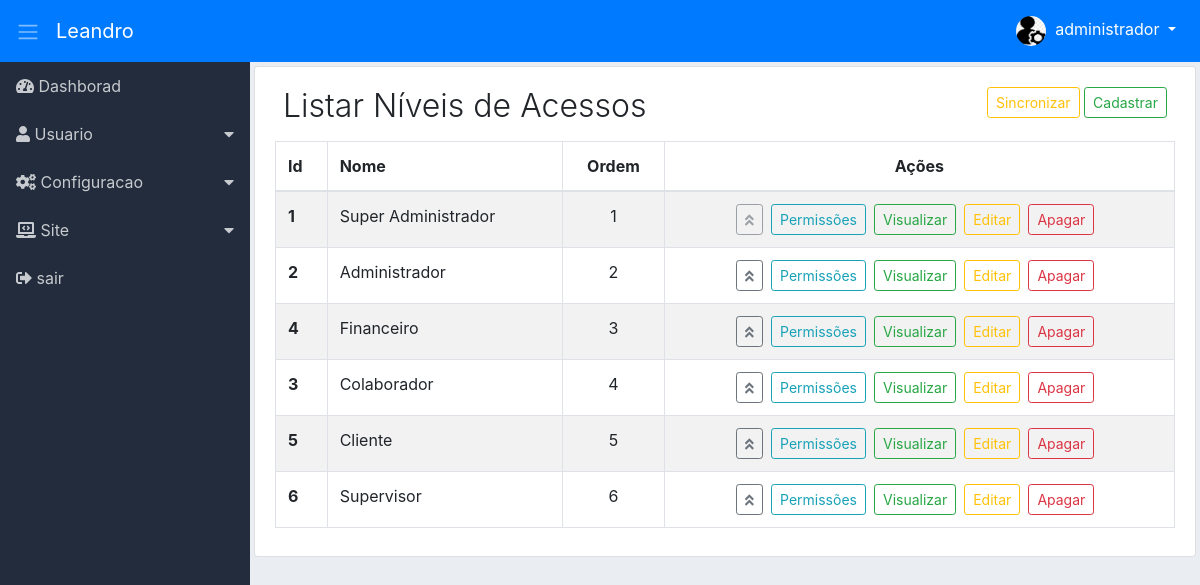
/adm/access-level/list-access (signed in), run on the app's committed database.
### tables this page shows
CREATE TABLE `adms_niveis_acessos_paginas` (
  `id` int(11) NOT NULL,
  `permissao` int(11) NOT NULL,
  `ordem` int(11) NOT NULL,
  `dropdown` int(11) NOT NULL DEFAULT 2,
  `lib_menu` int(11) NOT NULL DEFAULT 2,
  `adms_menu_id` int(11) NOT NULL DEFAULT 4,
  `adms_niveis_acesso_id` int(11) NOT NULL,
  `adms_pagina_id` int(11) NOT NULL,
  `created` datetime NOT NULL,
  `modified` datetime DEFAULT NULL
);

CREATE TABLE `adms_menus` (
  `id` int(11) NOT NULL,
  `nome` varchar(220) NOT NULL,
  `icone` varchar(40) NOT NULL,
  `ordem` int(11) NOT NULL,
  `adms_situacao_id` int(11) NOT NULL,
  `created` datetime NOT NULL,
  `modified` datetime DEFAULT NULL
);

CREATE TABLE `adms_niveis_acessos` (
  `id` int(11) NOT NULL,
  `nome` varchar(50) NOT NULL,
  `ordem` int(11) NOT NULL,
  `created` datetime NOT NULL,
  `modified` datetime DEFAULT NULL
);

### adm/module/administrative/Controllers/AccessLevel.php (called while the page is built, shortened)
<?php
class AccessLevel
{
    private $dados;
    public function listAccess($pageId = null)
    {
        $this->pageId = (int) $pageId ? $pageId : 1;
        $button = [
            'cadAcess' => [
                'menu_controller' => 'register-level-access',
                'menu_metodo' => 'register-access'],
            'viewAcess' => [
                'menu_controller' => 'view-level-access',
                'menu_metodo' => 'detail-access'],
            'editAcess' => [
                'menu_controller' => 'edit-level-access',
                'menu_metodo' => 'edit-access'],
            'deleteAcess' => [
                'menu_controller' => 'delete-level-access',
                'menu_metodo' => 'remove-acess'],
            'ordemLevelAcess' => [
                'menu_controller' => 'modify-order-access',
                'menu_metodo' => 'modify-orderAcc'],
            'listPermission' => [
                'menu_controller' => 'permission',
                'menu_metodo' => 'list-permission'],
            'synchronizePerm' => [
                'menu_controller' => 'synchronize-level-access-page',
                'menu_metodo' => 'synchronize-access-pg']
        ];
        $listButton = new \Module\administrative\Models\AdmsButton();
        $this->dados['buttonAcesso'] = $listButton->validateButton($button);
        $listMenu = new \Module\administrative\Models\AdmsMenu();
        $this->dados['menu'] = $listMenu->itemMenu();
        $listNivAce = new \Module\administrative\Models\AdmsAccessLevel();
        $this->dados['listNivAc'] = $listNivAce->listStatusAccess($this->pageId);
        $this->dados['pagination'] = $listNivAce->getResultPage();
        $loadView = new \Config\ConfigView("administrative/Views/levelAccess/listAccessLevel", $this->dados);
        $loadView->renderView();
    }
}

### adm/module/administrative/Models/helper/AdmsRead.php (called while the page is built, shortened)
<?php
class AdmsRead extends AdmsConn
{
    private $select;
    private $values;
    private $result;
    private $query;
    function getResult()
    {
        return $this->result;
    }
    public function fullRead($query, $parseString = null)
    {
        $this->select = (string) $query;
        if (!empty($parseString)) {
            parse_str($parseString, $this->values);
        }
        $this->exeInstruction();
    }
    private function exeInstruction()
    {
        $this->conection();
        try {
            $this->getInstruction();
            $this->query->execute();
            $this->result = $this->query->fetchAll();
        } catch (Exception $exc) {
            $this->result = null;
        }
    }
    private function conection()
    {
        $this->conn = parent::getConn();
        $this->query = $this->conn->prepare($this->select);
        $this->query->setFetchMode(PDO::FETCH_ASSOC);
    }
    private function getInstruction()
    {
        if ($this->values) {
            foreach ($this->values as $Link => $Valor) {
                if ($Link == 'limit' || $Link == 'offset') {
                    $Valor = (int) $Valor;
                }
                $this->query->bindValue(":{$Link}", $Valor,
                        (is_int($Valor) ? PDO::PARAM_INT : PDO::PARAM_STR));
            }
        }
    }
}

### adm/module/administrative/Models/helper/AdmsConn.php (called while the page is built, shortened)
<?php
class AdmsConn
{
    public static $host = HOST;
    public static $Uuser = USER;
    public static $pass = PASS;
    public static $dbname = DBNAME;
    private static $connect = null;
    private static function connect()
    {
        try {
            if (self::$connect == null) {
                self::$connect = new PDO('mysql:host=' .self::$host . ';dbname='
                . self::$dbname, self::$Uuser, self::$pass);
            }
        } catch (Exception $exc) {
            echo 'mensagem: ' . $exc->getMessage();
            die;
        }
        return self::$connect;
    }
    public function getConn()
    {
        return self::connect();
    }
}

### adm/module/administrative/Models/AdmsMenu.php (called while the page is built, shortened)
<?php
class AdmsMenu
{
    public function itemMenu()
    {
        $listMenu = new \Module\administrative\Models\helper\AdmsRead();
        $listMenu->fullRead(
                "SELECT
                    nivpg.dropdown,
                    men.id id_menu,
                    men.nome nome_menu,
                    men.icone icone_menu,
                    pg.id id_pg,
                    pg.menu_controller pg_controller,
                    pg.menu_metodo pg_metodo,
                    pg.nome_pagina pg_nome,
                    pg.icone pg_icon
                FROM
                    adms_niveis_acessos_paginas nivpg
                INNER JOIN
                    adms_menus men
                    ON men.id = nivpg.adms_menu_id
                INNER JOIN
                    adms_paginas pg
                    ON pg.id = nivpg.adms_pagina_id
                WHERE
                    nivpg.adms_niveis_acesso_id =:adms_niveis_acesso_id
                    AND nivpg.permissao =:permissao
                    AND nivpg.lib_menu =:lib_menu
                ORDER BY
                    men.ordem, nivpg.ordem ASC",
                "adms_niveis_acesso_id=" . $_SESSION['userAccessLevel'] . "&permissao=1&lib_menu=1");
        $this->result = $listMenu->getResult();
        return $this->result;
    }
}

### adm/module/administrative/Models/AdmsAccessLevel.php (called while the page is built, shortened)
<?php
class AdmsAccessLevel
{
    private $limitResult = 10;
    public function listStatusAccess($pageId = null)
    {
        $this->pageId = (int) $pageId;
        $pagination = new \Module\administrative\Models\helper\AdmsPagination(URLADM . 'access-level/list-access');
        $pagination->condition($this->pageId, $this->limitResult);
        $pagination->pagination(
                "SELECT COUNT(id) numResult
                FROM adms_niveis_acessos
                WHERE ordem >=:ordem",
                "ordem=" . $_SESSION['userOrdemAcesso']);
        $listAccess = new \Module\administrative\Models\helper\AdmsRead();
        $listAccess->fullRead(
                "SELECT id, nome, ordem
                FROM adms_niveis_acessos
                WHERE ordem >=:ordem
                ORDER BY ordem ASC
                LIMIT :limit
                OFFSET :offset",
                "ordem=" . $_SESSION['userOrdemAcesso']
                . "&limit={$this->limitResult}&offset={$pagination->getOffSet()}");
        $this->result = $listAccess->getResult();
        return $this->result;
    }
}

### adm/module/administrative/Models/helper/AdmsPagination.php (called while the page is built, shortened)
<?php
class AdmsPagination
{
    private $limitResult;
    private $offSet;
    private $result;
    function getResult()
    {
        return $this->result;
    }
    function getOffSet()
    {
        return $this->offSet;
    }
    public function condition($page, $limitResult)
    {
        $this->page = (int) $page ? $page : 1;
        $this->limitResult = (int) $limitResult;
        $this->offSet = ($this->page * $this->limitResult) - $this->limitResult;
    }
    public function pagination($query, $parseString = null)
    {
        $this->query = (string) $query;
        $this->parseString = (string) $parseString;
        $count = new \Module\administrative\Models\helper\AdmsRead();
        $count->fullRead($this->query, $this->parseString);
        $this->resultDb = $count->getResult();
        if ($this->resultDb[0]['numResult'] > $this->limitResult) {
            $this->instructionPagination();
        } else {
            $this->result = null;
        }
    }
}

### adm/module/administrative/Views/levelAccess/listAccessLevel.php (the view, shortened to what this page needs)
<div class="content p-1">
    <div class="list-group-item">
        <div class="d-flex">
            <div class="mr-auto p-2">
                <h2 class="display-4 titulo">Listar Níveis de Acessos</h2>
            </div>
            <div class="p-2">
                <span class="d-none d-md-block">
                    <?php
                    if ($this->dados['buttonAcesso']['synchronizePerm']) {
                        echo "<a href='" . URLADM . "synchronize-level-access-page/synchronize-access-pg'
                                 class='btn btn-outline-warning btn-sm'>
                                    Sincronizar
                              </a> ";
                    }
                    if ($this->dados['buttonAcesso']['cadAcess']) {
                        echo "<a href='" . URLADM . "register-level-access/register-access'
                                 class='btn btn-outline-success btn-sm'>
                                    Cadastrar
                              </a> ";
                    }
                    ?>
                </span>
            </div>
        </div>
        <div class="table-responsive">
            <table class="table table-hover table-striped table-bordered">
                <thead>
                    <tr>
                        <th>Id</th>
                        <th>Nome</th>
                        <th class="d-none d-sm-table-cell text-center">Ordem</th>
                        <th class="text-center">Ações</th>
                    </tr>
                </thead>
                <tbody>
                    <?php
                    $qtnLinhaEx = 1;
                    foreach ($this->dados['listNivAc'] as $nivAcc) {
                        extract($nivAcc);
                        ?>
                        <tr>
                            <th><?php echo $id; ?></th>
                            <td><?php echo $nome; ?></td>
                            <td class="d-none d-sm-table-cell text-center"><?php echo $ordem ?></td>
                            <td class="text-center">
                                <span class="d-none d-md-block">
                                    <?php
                                    if ($qtnLinhaEx <= 2) {
                                        if ($this->dados['buttonAcesso']['ordemLevelAcess']) {
                                            echo "<button class='btn btn-outline-secondary btn-sm mr-2 disabled'
                                                          title='Não permitido alterar ordem do nível de acesso'>
                                                     <i class='fas fa-angle-double-up'></i>
                                                  </button>";
                                        }
                                    } else {
                                        if ($this->dados['buttonAcesso']['ordemLevelAcess']) {
                                            echo "<a href='" . URLADM . "modify-order-access/modify-orderAcc/$id'
                                                     class='btn btn-outline-secondary btn-sm mr-2'
                                                     title='Alterar ordem do nível de acesso'>
                                                        <i class='fas fa-angle-double-up'></i>
                                                  </a>";
                                        }
                                    }
                                    $qtnLinhaEx++;
                                    if ($this->dados['buttonAcesso']['listPermission']) {
                                        echo "<a href='" . URLADM . "permission/list-permission/1?level=$id'
                                            class='btn btn-outline-info btn-sm mr-2'>Permissões
                                         </a>";
                                    }
                                    if ($this->dados['buttonAcesso']['viewAcess']) {
                                        echo "<a href='" . URLADM . "view-level-access/detail-access/$id'
                                            class='btn btn-outline-success btn-sm mr-2'>Visualizar
                                         </a>";
                                    }
                                    if ($this->dados['buttonAcesso']['editAcess']) {
                                        echo "<a href='" . URLADM . "edit-level-access/edit-access/$id'
                                            class='btn btn-outline-warning btn-sm mr-2'>Editar
                                         </a>";
                                    }
                                    if ($this->dados['buttonAcesso']['deleteAcess']) {
                                        echo "<a href='" . URLADM . "delete-level-access/remove-acess/$id'
                                            class='btn btn-outline-danger btn-sm mr-2'
                                            data-confirm='Tem certeza que deseja apagar nível de acesso ?'>
                                             Apagar
                                         </a>";
                                    }
                                    ?>
                                </span>
                                        <?php
                                        $qtnLinhaEx++;
                                        ?>
                            </td>
                        </tr>
                        <?php
                    }
                    ?>
                </tbody>
            </table>
        </div>
    </div>
</div>

### adm/module/administrative/Views/include/sidebar.php (shortened to what this page needs)
<div class="d-flex bd-highlight">
<nav class="sidebar">
    <ul class="list-unstyled">
        <?php
        $contDropdown = 0;
        $controDropFech = 0;
        foreach ($this->dados['menu'] as $menu) {
            extract($menu);
            if ($dropdown == 1) {
                if ($contDropdown != $id_menu) {
                    if (($controDropFech == 1) && ($contDropdown != 0)) {
                        echo "</ul></li>";
                        $controDropFech = 0;
                    }
                    echo "<li>
                        <a href='#submenu" . $id_menu . "' data-toggle='collapse'>
                            <i class='" . $icone_menu . "'></i> " . $nome_menu . "
                        </a>
                        <ul class='list-unstyled collapse' id='submenu" . $id_menu . "'>";
                    $contDropdown = $id_menu;
                }
                $controDropFech = 1;
            } else {
                if ($controDropFech == 1) {
                    echo "</ul></li>";
                    $controDropFech = 0;
                }
                echo "<li>
                        <a href='" . URLADM . $pg_controller . "/" . $pg_metodo . "'>
                        <i class='" . $icone_menu . "'></i> " . $nome_menu . "</a>
                    </li>";
            }
        }
        ?>
    </ul>
</nav>

### adm/assets/css/dashboard.css (style rules this page uses)
body { background-color: #EAEEF3; }
.sidebar { background-color: #222C3C; min-width: 250px; max-width: 250px; min-height: calc(100vh - 56px); transition: all 0.3s; }
.sidebar ul li a { display: block; padding: 0.75rem 1rem; color: #C7CACE; text-decoration: none; }
.sidebar [data-toggle="collapse"] { position: relative; }
.sidebar [data-toggle="collapse"]:before { content: "\f0d7"; font-family: "Font Awesome 5 Free"; font-weight: 900; position: absolute; right: 1rem; }
.content { width: 100%; }
.titulo { font-size: 2.0rem !important; }

### data on the page
adms_niveis_acessos_paginas: adms_menu.nome "Dashborad"
adms_niveis_acessos_paginas: adms_menu.nome "Usuario"
adms_niveis_acessos_paginas: adms_menu.nome "Configuracao"
adms_niveis_acessos_paginas: adms_menu.nome "Site"
adms_niveis_acessos_paginas: adms_menu.nome "sair"
adms_niveis_acessos: id "1", nome "Super Administrador", ordem "1"
adms_niveis_acessos: id "2", nome "Administrador", ordem "2"
adms_niveis_acessos: id "4", nome "Financeiro", ordem "3"
adms_niveis_acessos: id "3", nome "Colaborador", ordem "4"
adms_niveis_acessos: id "5", nome "Cliente", ordem "5"
adms_niveis_acessos: id "6", nome "Supervisor", ordem "6"

### other printed values
$nomeUser[0] "administrador"
